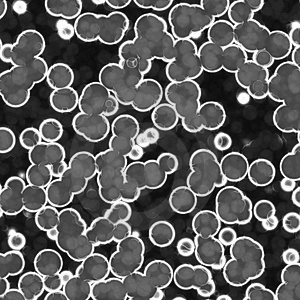
%> input picture komputerowePrzetwarzanieObrazu/zaj10/bacteria.bmp, 300 x 300 px
$ octave zad2.m   (GNU Octave 9; MATLAB toolbox functions it lacks are replaced by stand-ins)
%> lines starting %> are read from the running program, lines starting %| are printed output that depends on the picture
L=imread('bacteria.bmp');
%> L is the input picture: size 300x300 uint8; min 0, max 255, mean 93.8
figure; imshow(L);
SE=ones([3, 3]);
E=imerode(L,SE);
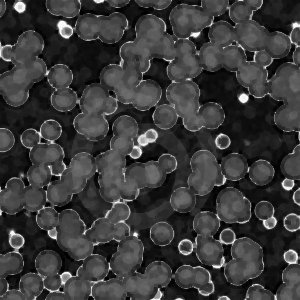
%> E: size 300x300 uint8; min 0, max 252, mean 58.3
figure; imshow(E)
L2=L-E; figure; imshow(L2);
%> after `L2=L-E`:
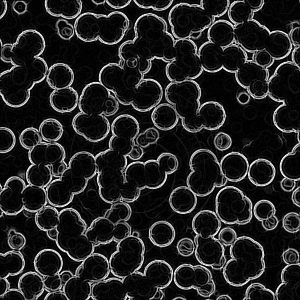
%> L2: size 300x300 uint8; min 0, max 254, mean 35.4

$ run again, with komputerowePrzetwarzanieObrazu/zaj10/cells1.bmp copied over komputerowePrzetwarzanieObrazu/zaj10/bacteria.bmp
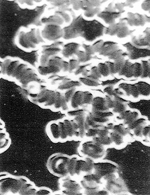
%> input picture komputerowePrzetwarzanieObrazu/zaj10/cells1.bmp, 150 x 195 px
%> L is the input picture: size 195x150 uint8; min 5, max 255, mean 127.1
%> `E=imerode(L,SE);`:
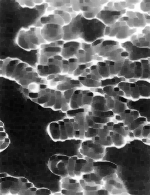
%> E: size 195x150 uint8; min 5, max 254, mean 94.9
%> `L2=L-E`:
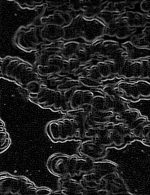
%> L2: size 195x150 uint8; min 0, max 219, mean 32.2
